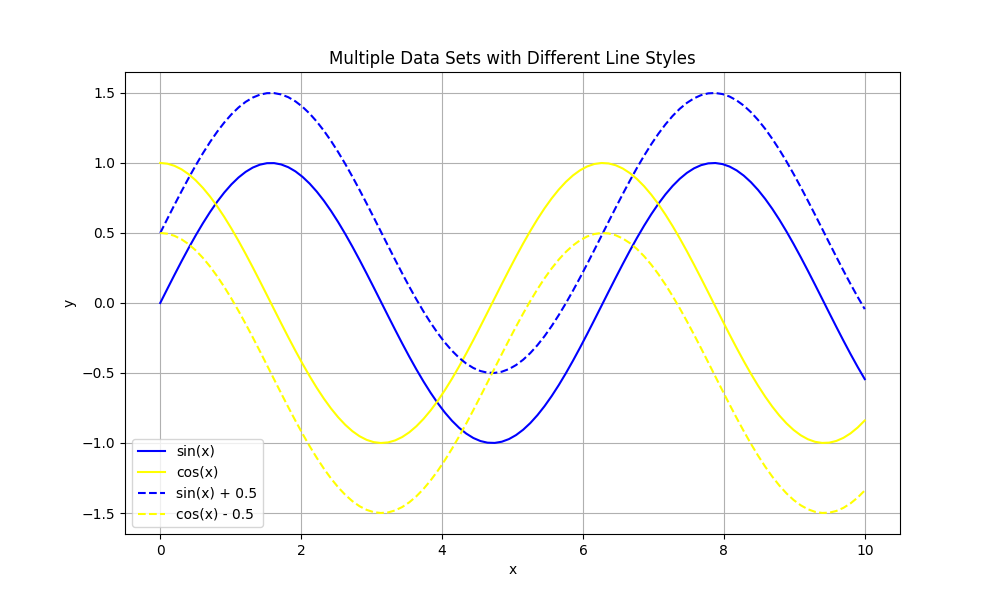

This figure's Python source:
import matplotlib.pyplot as plt
import numpy as np

# 生成数据
x = np.linspace(0, 10, 100)
y1 = np.sin(x)        # 第一组数据
y2 = np.cos(x)        # 第二组数据
y3 = np.sin(x) + 0.5  # 第三组数据
y4 = np.cos(x) - 0.5  # 第四组数据

# 创建图形
plt.figure(figsize=(10, 6))

# 绘制第一组（蓝色实线）
plt.plot(x, y1, label='sin(x)', color='blue', linestyle='-')

# 绘制第二组（黄色实线）
plt.plot(x, y2, label='cos(x)', color='yellow', linestyle='-')

# 绘制第三组（蓝色虚线）
plt.plot(x, y3, label='sin(x) + 0.5', color='blue', linestyle='--')

# 绘制第四组（黄色虚线）
plt.plot(x, y4, label='cos(x) - 0.5', color='yellow', linestyle='--')

# 添加标题和标签
plt.title('Multiple Data Sets with Different Line Styles')
plt.xlabel('x')
plt.ylabel('y')

# 添加图例
plt.legend()

# 显示网格
plt.grid()

# 显示图形
plt.savefig('test.png')
